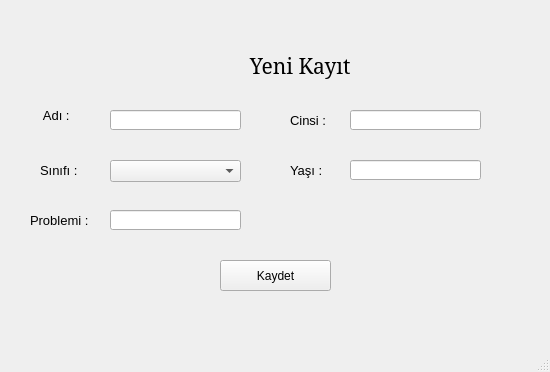
<?xml version="1.0" encoding="UTF-8"?>
<ui version="4.0">
 <class>kayit_sayfa</class>
 <widget class="QMainWindow" name="kayit_sayfa">
  <property name="geometry">
   <rect>
    <x>0</x>
    <y>0</y>
    <width>550</width>
    <height>372</height>
   </rect>
  </property>
  <property name="windowTitle">
   <string>kayıt</string>
  </property>
  <widget class="QWidget" name="centralwidget">
   <widget class="QLabel" name="class1">
    <property name="geometry">
     <rect>
      <x>40</x>
      <y>150</y>
      <width>71</width>
      <height>41</height>
     </rect>
    </property>
    <property name="font">
     <font>
      <pointsize>10</pointsize>
     </font>
    </property>
    <property name="text">
     <string>Sınıfı : </string>
    </property>
   </widget>
   <widget class="QLabel" name="name">
    <property name="geometry">
     <rect>
      <x>40</x>
      <y>100</y>
      <width>71</width>
      <height>31</height>
     </rect>
    </property>
    <property name="font">
     <font>
      <pointsize>10</pointsize>
     </font>
    </property>
    <property name="text">
     <string> Adı :</string>
    </property>
   </widget>
   <widget class="QLabel" name="gender">
    <property name="geometry">
     <rect>
      <x>290</x>
      <y>100</y>
      <width>61</width>
      <height>41</height>
     </rect>
    </property>
    <property name="font">
     <font>
      <pointsize>10</pointsize>
     </font>
    </property>
    <property name="text">
     <string>Cinsi : </string>
    </property>
   </widget>
   <widget class="QLabel" name="age">
    <property name="geometry">
     <rect>
      <x>290</x>
      <y>150</y>
      <width>47</width>
      <height>41</height>
     </rect>
    </property>
    <property name="font">
     <font>
      <pointsize>10</pointsize>
     </font>
    </property>
    <property name="text">
     <string>Yaşı : </string>
    </property>
   </widget>
   <widget class="QLabel" name="problem">
    <property name="geometry">
     <rect>
      <x>30</x>
      <y>200</y>
      <width>61</width>
      <height>41</height>
     </rect>
    </property>
    <property name="font">
     <font>
      <pointsize>10</pointsize>
     </font>
    </property>
    <property name="text">
     <string>Problemi : </string>
    </property>
   </widget>
   <widget class="QLineEdit" name="lineName">
    <property name="geometry">
     <rect>
      <x>110</x>
      <y>110</y>
      <width>131</width>
      <height>20</height>
     </rect>
    </property>
   </widget>
   <widget class="QLineEdit" name="lineGender">
    <property name="geometry">
     <rect>
      <x>350</x>
      <y>110</y>
      <width>131</width>
      <height>20</height>
     </rect>
    </property>
   </widget>
   <widget class="QLineEdit" name="lineAge">
    <property name="geometry">
     <rect>
      <x>350</x>
      <y>160</y>
      <width>131</width>
      <height>20</height>
     </rect>
    </property>
   </widget>
   <widget class="QLineEdit" name="lineProblem">
    <property name="geometry">
     <rect>
      <x>110</x>
      <y>210</y>
      <width>131</width>
      <height>20</height>
     </rect>
    </property>
   </widget>
   <widget class="QLabel" name="headkayit">
    <property name="geometry">
     <rect>
      <x>130</x>
      <y>20</y>
      <width>301</width>
      <height>91</height>
     </rect>
    </property>
    <property name="font">
     <font>
      <family>Noto Serif</family>
      <pointsize>16</pointsize>
     </font>
    </property>
    <property name="text">
     <string>                      Yeni Kayıt </string>
    </property>
   </widget>
   <widget class="QPushButton" name="btnSave">
    <property name="geometry">
     <rect>
      <x>220</x>
      <y>260</y>
      <width>111</width>
      <height>31</height>
     </rect>
    </property>
    <property name="text">
     <string>Kaydet</string>
    </property>
   </widget>
   <widget class="QComboBox" name="cmbClass">
    <property name="geometry">
     <rect>
      <x>110</x>
      <y>160</y>
      <width>131</width>
      <height>22</height>
     </rect>
    </property>
    <property name="currentIndex">
     <number>-1</number>
    </property>
    <item>
     <property name="text">
      <string>Kara</string>
     </property>
    </item>
    <item>
     <property name="text">
      <string>Hava</string>
     </property>
    </item>
    <item>
     <property name="text">
      <string>Deniz</string>
     </property>
    </item>
   </widget>
   <zorder>class1</zorder>
   <zorder>name</zorder>
   <zorder>gender</zorder>
   <zorder>age</zorder>
   <zorder>problem</zorder>
   <zorder>lineName</zorder>
   <zorder>lineGender</zorder>
   <zorder>lineAge</zorder>
   <zorder>lineProblem</zorder>
   <zorder>headkayit</zorder>
   <zorder>cmbClass</zorder>
   <zorder>btnSave</zorder>
  </widget>
  <widget class="QMenuBar" name="menubar">
   <property name="geometry">
    <rect>
     <x>0</x>
     <y>0</y>
     <width>550</width>
     <height>21</height>
    </rect>
   </property>
  </widget>
  <widget class="QStatusBar" name="statusbar"/>
 </widget>
 <resources/>
 <connections/>
</ui>
